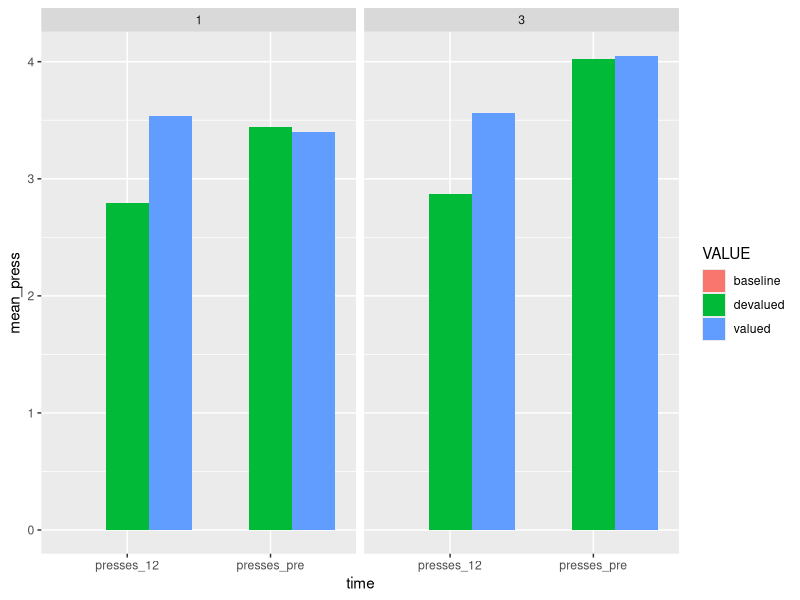
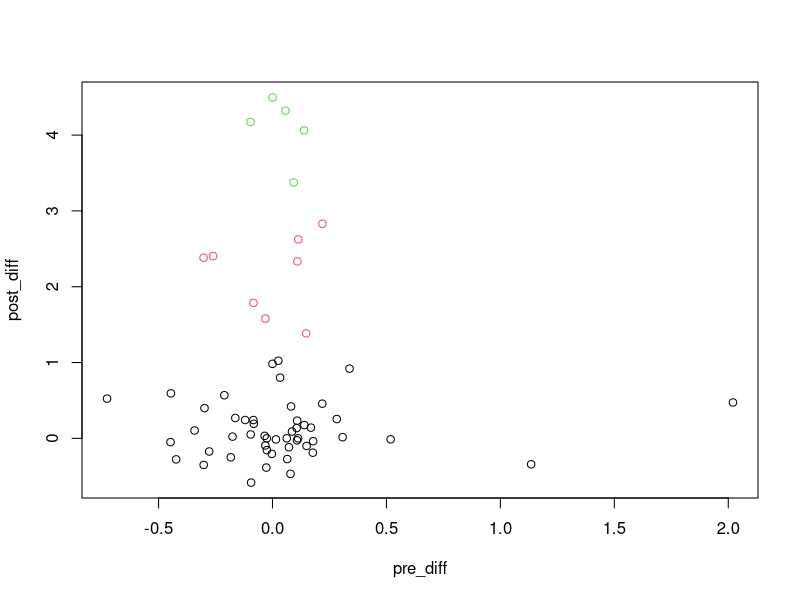
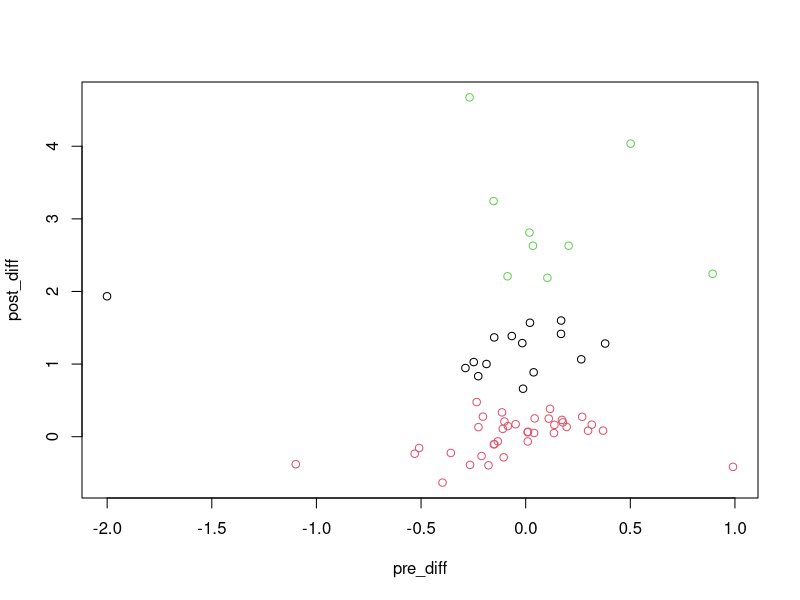
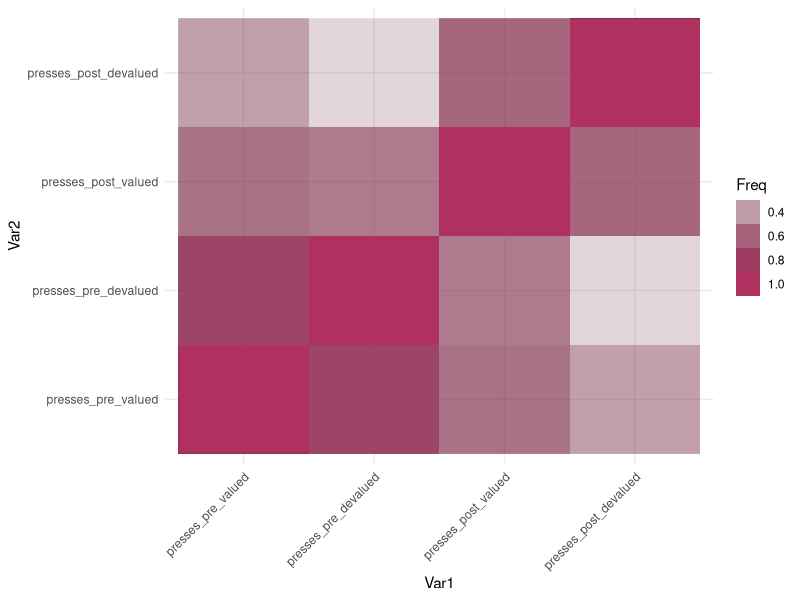

Recreate these plots in R, in order.
## ---- chunk 1
knitr::opts_chunk$set(echo = TRUE)
library(tidyverse)
library(flexmix)
options(scipen = 100)
## ---- chunk 2
habit_data <- read_csv("my_databases/txt_data/presses_HIS_Mar_2024X.csv")
## ---- chunk 3
long_habit <- habit_data %>% 
  pivot_longer(cols = c(presses_pre, presses_post3), names_to = "time",
               values_to = "presses") %>% 
  filter(VALUE != "baseline") %>% 
  group_by(time) %>% 
  group_modify(
    ~ lm(presses ~ GROUP*VALUE, .) %>%
      anova() %>%
      broom::tidy()
  )
## ---- chunk 4
long_merge <- habit_data %>% 
  mutate(presses_12 = (presses_post1 + presses_post2 + presses_post3)/3) %>% 
  pivot_longer(cols = c(presses_pre, presses_12), names_to = "time",
               values_to = "presses") %>% 
  filter(VALUE != "baseline") %>% 
  group_by(GROUP) %>%
  group_modify(
    ~ lm(presses ~ VALUE*time, .) %>%
      anova() %>%
      broom::tidy()
  )
## ---- chunk 5
habit_plot <- habit_data %>% 
  mutate(presses_12 = (presses_post1 + presses_post2 + presses_post3)/3) %>% 
  pivot_longer(cols = c(presses_pre, presses_12), names_to = "time",
               values_to = "presses") %>% 
  group_by(GROUP,VALUE, time) %>% 
  summarise(mean_press = mean(presses),
            se_press = sd(presses))
  
ggplot(habit_plot, aes(x = time, y = mean_press, fill = VALUE)) +
  geom_bar(stat = "identity", position = "dodge") +
  facet_wrap(~GROUP)
## ---- chunk 6
wide_data <- habit_data %>% 
  filter(VALUE != "baseline") %>% 
  select(ID, GROUP, VALUE, presses_pre, presses_post) %>% 
  pivot_wider(names_from = VALUE, values_from = c(presses_pre, presses_post)) %>% 
  mutate(pre_diff = presses_pre_valued - presses_pre_devalued,
         post_diff = presses_post_valued - presses_post_devalued)

#unsupervised clustering on training group
train_cluster <- wide_data %>% 
  filter(GROUP == 3) %>% 
  select(pre_diff, post_diff)
t_cl <- kmeans(train_cluster, 3, nstart = 10)
plot(train_cluster, col = t_cl$cluster)
table(t_cl$cluster)
## ---- chunk 7
control_cluster <- wide_data %>% 
  filter(GROUP == 1) %>% 
  select(pre_diff, post_diff)
c_cl <- kmeans(control_cluster, 3, nstart = 10)
plot(control_cluster, col = c_cl$cluster)
table(c_cl$cluster)
## ---- chunk 8
habit_in <- habit_data %>% 
  group_by(ID, GROUP) %>% 
  summarise(habit_index = mean(habit_index)) %>% 
  filter(!ID %in% c(248, 268, 275, 154, 221, 280))

#according to Gera, they excluded participant 248, 268, 275, 154, 221, 280 due to extreme behavioral patter, so we also exclude here
## ---- chunk 9
#  test what is the number of clusters that best explains the data:
n_clusters <- stepFlexmix(habit_index ~ GROUP, data = habit_in, control = list(verbose = 0), k = 1:5, nrep = 200)
getModel(n_clusters, "BIC") # see which model fits best
## ---- chunk 10
# Repeat the analysis specifying the number of cluster we found best:
set.seed(5)
clustered <- flexmix(habit_index ~ GROUP, data = habit_in, k = 2)
print(table(clusters(clustered), habit_in$GROUP))

habit_in <- habit_in %>% 
  cbind(cluster = factor(clusters(clustered))) %>% 
  select(ID, cluster)
## ---- chunk 11
habit_cluster <- habit_data %>% 
  left_join(habit_in, by = "ID") %>% 
  select(ID, GROUP,VALUE, cluster, presses_pre, presses_post, habit_index) %>% 
  filter(GROUP == 3,
         VALUE != "baseline",
         !is.na(cluster)) %>% 
  pivot_wider(names_from = VALUE, values_from = presses_pre:presses_post)
## ---- chunk 12
clus_1 <- habit_cluster %>% 
  filter(cluster == 1) %>% 
  select(presses_pre_valued:presses_post_devalued)

cor(clus_1)
## ---- chunk 13
clus_2 <- habit_cluster %>% 
  filter(cluster == 2) %>% 
  select(presses_pre_valued:presses_post_devalued)

cor_2 <- cor(clus_2)
cor_data <- as.data.frame(as.table(cor_2))
## ---- chunk 14
ggplot(cor_data, aes(Var1, Var2, alpha = Freq)) + 
  geom_tile() +
  geom_raster(fill = "maroon") + 
  theme_minimal() +
  theme(axis.text.x = element_text(angle = 45, hjust = 1)) +
  labs(fill = "Correlation")
## ---- chunk 15
# Set seed for reproducibility
set.seed(1)

# Assuming df is your data frame and cluster is the column with cluster numbers
selected_ids_cluster1 <- habit_cluster[habit_cluster$cluster == 1, ]$ID
selected_ids_cluster2 <- habit_cluster[habit_cluster$cluster == 2, ]$ID

# If there are more than 20 IDs, sample 20 IDs randomly
if (length(selected_ids_cluster1) > 20) {
  selected_ids_cluster1 <- sample(selected_ids_cluster1, 20)
}

if (length(selected_ids_cluster2) > 20) {
  selected_ids_cluster2 <- sample(selected_ids_cluster2, 20)
}

# Now you have 20 random IDs from each cluster
c1 <- as_data_frame(selected_ids_cluster1)
c2 <- as_data_frame(selected_ids_cluster2)
cc <- c1 %>% 
  rbind(c2) 
writexl::write_xlsx(cc, "preprocess_list.xlsx")
